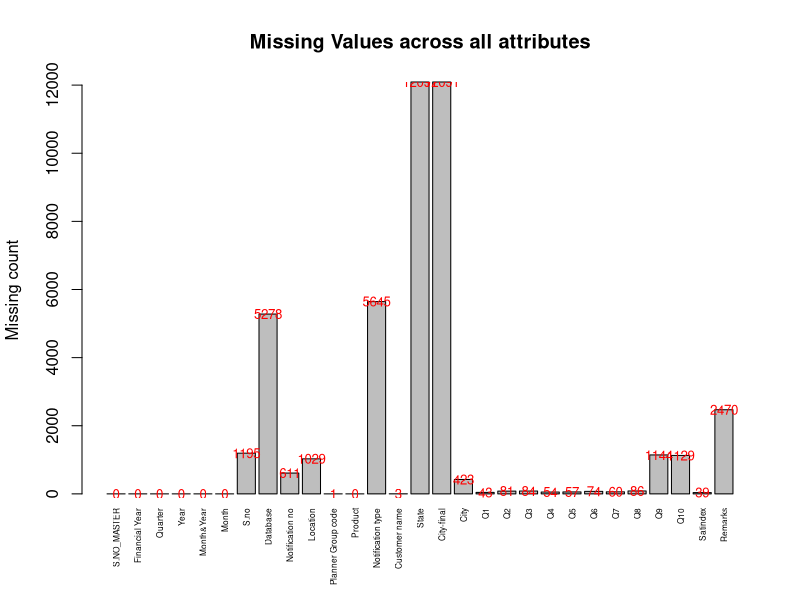
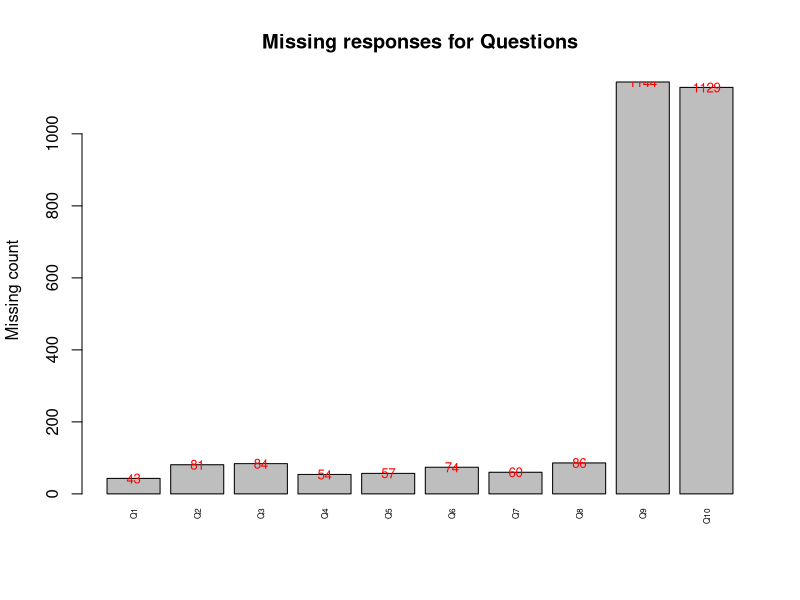
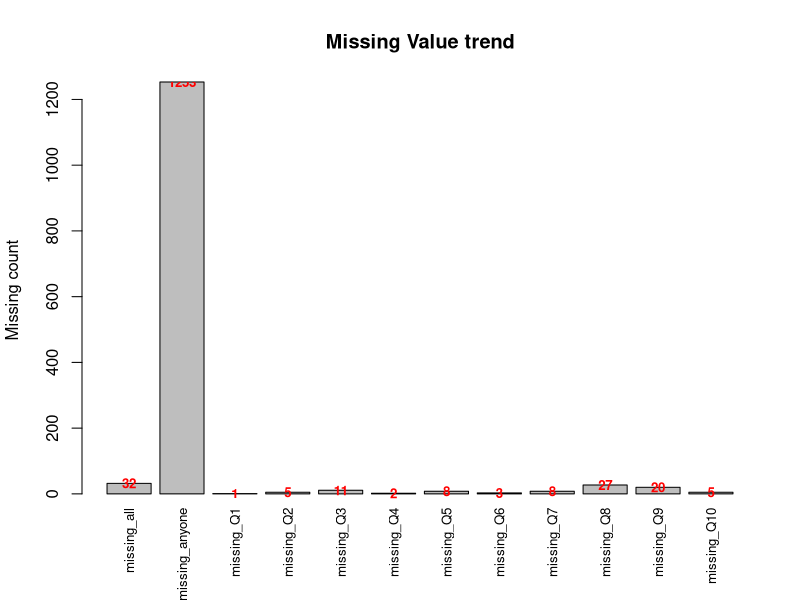
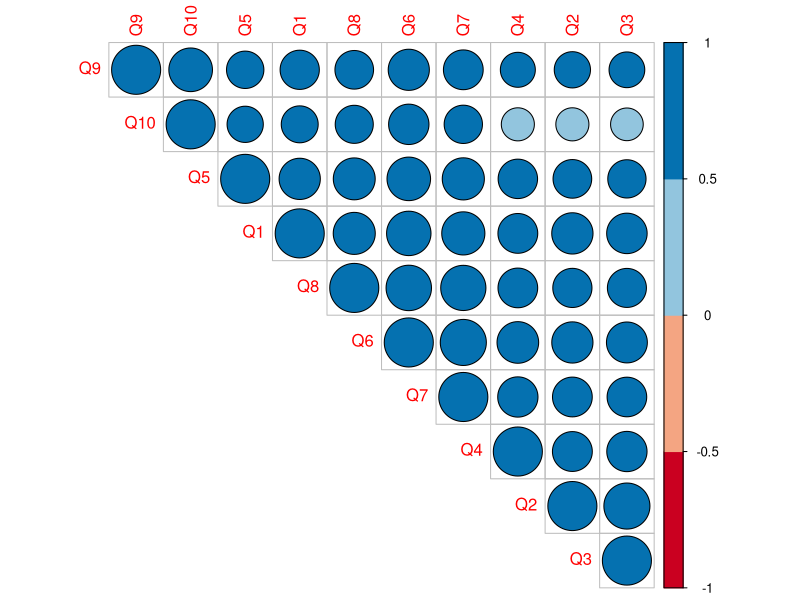

Write R code to recreate these figures, in order.
### Focus       		: Feature Engineering on Customer Satisfaction dataset           
### CreatedOn   		: 05-sep-2017 
### Author      		: Ravindranadh 
### Location    		: GreatLakes Institute of Managment, Chennai
### ProjectName 		: 
### Latest Revision : V 1.0

### data set Reading
require(readxl)
Dataset = read_excel('Workingdata.xlsx')
names(Dataset)
colnames(Dataset) = c(colnames(Dataset[,1:17]),'Q1','Q2','Q3','Q4','Q5','Q6','Q7','Q8','Q9','Q10',colnames(Dataset[,28]),'Remarks')

### Missing value Analysis
Missing_data_Check <- function(data_set){
  NA_Count = sapply(data_set,function(y) sum(length(which(is.na(y))))) 
  Null_Count = sapply(data_set,function(y) sum(length(which(is.null(y)))))
  Length0_Count = sapply(data_set,function(y) sum(length(which(length(y)==0))))
  Empty_Count = sapply(data_set,function(y) sum(length(which(y==''))))
  Total_NonData = NA_Count+Null_Count+Length0_Count+Empty_Count
  return( Total_NonData )
}

Missing_Values = Missing_data_Check(Dataset)
MissingValuesPlot = barplot(Missing_Values,col = 'gray',
                            main ='Missing Values across all attributes',
                            xlab = '',ylab = "Missing count",xaxt = 'n')
text(x = MissingValuesPlot, y = Missing_Values,
     label = Missing_Values,col = "red", cex = 0.8)
axis(1, at=MissingValuesPlot, labels=names(Missing_Values), 
     tick=FALSE, las=2, line=-0.5, cex.axis=0.5)

MissingValuesPlotQ = barplot(Missing_Values[18:27],col = 'gray',
                            main ='Missing responses for Questions',
                            xlab = '',ylab = "Missing count",xaxt = 'n')
text(x = MissingValuesPlotQ, y = Missing_Values[18:27],
     label = Missing_Values[18:27],col = "red", cex = 0.8)
axis(1, at=MissingValuesPlotQ, labels=names(Missing_Values[18:27]), 
     tick=FALSE, las=2, line=-0.5, cex.axis=0.5)

missing_all = subset(Dataset, is.na(Dataset$Q1) &
                       is.na(Dataset$Q2)&
                       is.na(Dataset$Q3)&
                       is.na(Dataset$Q4)&
                       is.na(Dataset$Q5)&
                       is.na(Dataset$Q6)&
                       is.na(Dataset$Q7)&
                       is.na(Dataset$Q8)&
                       is.na(Dataset$Q9)&
                       is.na(Dataset$Q10))

missing_anyone = subset(Dataset, is.na(Dataset$Q1) |
                          is.na(Dataset$Q2)|
                          is.na(Dataset$Q3)|
                          is.na(Dataset$Q4)|
                          is.na(Dataset$Q5)|
                          is.na(Dataset$Q6)|
                          is.na(Dataset$Q7)|
                          is.na(Dataset$Q8)|
                          is.na(Dataset$Q9)|
                          is.na(Dataset$Q10))

Qdataset = Dataset[,18:27]
for(i in 1:10){
  dataset_name = paste('missing_Q',i%%11,sep='')
  temp = subset(Qdataset, is.na(Qdataset[i%%11])&
                  (!is.na(Qdataset[ifelse((i+1)%%10 == 0, 10 ,(i+1)%%10 )])&
                  !is.na(Qdataset[ifelse((i+2)%%10 == 0, 10 ,(i+2)%%10 )])&
                  !is.na(Qdataset[ifelse((i+3)%%10 == 0, 10 ,(i+3)%%10 )])&
                  !is.na(Qdataset[ifelse((i+4)%%10 == 0, 10 ,(i+4)%%10 )])&
                  !is.na(Qdataset[ifelse((i+5)%%10 == 0, 10 ,(i+5)%%10 )])&
                  !is.na(Qdataset[ifelse((i+6)%%10 == 0, 10 ,(i+6)%%10 )])&
                  !is.na(Qdataset[ifelse((i+7)%%10 == 0, 10 ,(i+7)%%10 )])&
                  !is.na(Qdataset[ifelse((i+8)%%10 == 0, 10 ,(i+8)%%10 )])&
                  !is.na(Qdataset[ifelse((i+9)%%10 == 0, 10 ,(i+9)%%10 )])))
  assign(dataset_name, temp)
}
rm(temp)

Names = c('missing_all','missing_anyone','missing_Q1','missing_Q2','missing_Q3',
          'missing_Q4','missing_Q5','missing_Q6','missing_Q7','missing_Q8',
          'missing_Q9','missing_Q10')
Missing_Counts = c(nrow(missing_all),nrow(missing_anyone),nrow(missing_Q1),nrow(missing_Q2),nrow(missing_Q3),
                   nrow(missing_Q4),nrow(missing_Q5),nrow(missing_Q6),nrow(missing_Q7),nrow(missing_Q8),
                   nrow(missing_Q9),nrow(missing_Q10))
names(Missing_Counts) = Names
MissingCountPlot = barplot(Missing_Counts,col = 'gray',
                            main ='Missing Value trend',
                            xlab = '',ylab = "Missing count",xaxt = 'n')
text(x = MissingCountPlot, y = Missing_Counts,
     label = Missing_Counts,col = "red", cex = 0.8,font = 2)
axis(1, at=MissingCountPlot, labels=names(Missing_Counts), 
     tick=FALSE, las=2, line=-0.5, cex.axis=0.8)
### Correlation Analysis on Questions data
Qdataset_no_missing=Qdataset[!apply(Qdataset, 1, function(x) any(x=="" | is.na(x))),] 
Correlation=cor(Qdataset_no_missing)
require(corrplot)
require(RColorBrewer)

corrplot(Correlation, type="upper",
         method = 'circle' ,order="hclust", add = F,
         col=brewer.pal(n=4, name="RdBu"),  
         outline = T)

### Factor Analysis on Non missing data set of 10 Questions
require(psych)
pca = principal(Qdataset_no_missing,nfactors = ncol(Qdataset_no_missing),rotate = 'none')
pca

pca_reduced = principal(Qdataset_no_missing, nfactors = 1, rotate = 'none')
pca_reduced

pca_rotated = principal(Qdataset_no_missing, nfactors = 1, rotate = 'varimax')
pca_rotated

### Missing Value handling - State
Dataset_M = Dataset
Dataset_M[which(Dataset_M$State == 'Chattisgarh'),'State'] = 'Chhattisgarh'
Dataset_M[which(Dataset_M$State == 'Orissa'),'State'] = 'Odisha'
Dataset_M[which(Dataset_M$State == 'W Bengal'),'State'] = 'West Bengal'
Dataset_M[which(Dataset_M$State == 'TN'),'State'] = 'Tamil Nadu'

States_Cities = read_excel(path = 'Cities_States.xlsx')
States_Cities$`Name of City` = trimws(toupper(States_Cities$`Name of City`),which = 'both')
States_Cities$State = trimws(toupper(States_Cities$State),which = 'both')

Dataset_M$State = trimws(toupper(Dataset_M$State),which = 'both')
Dataset_M$Location = trimws(toupper(Dataset_M$Location),which = 'both')



